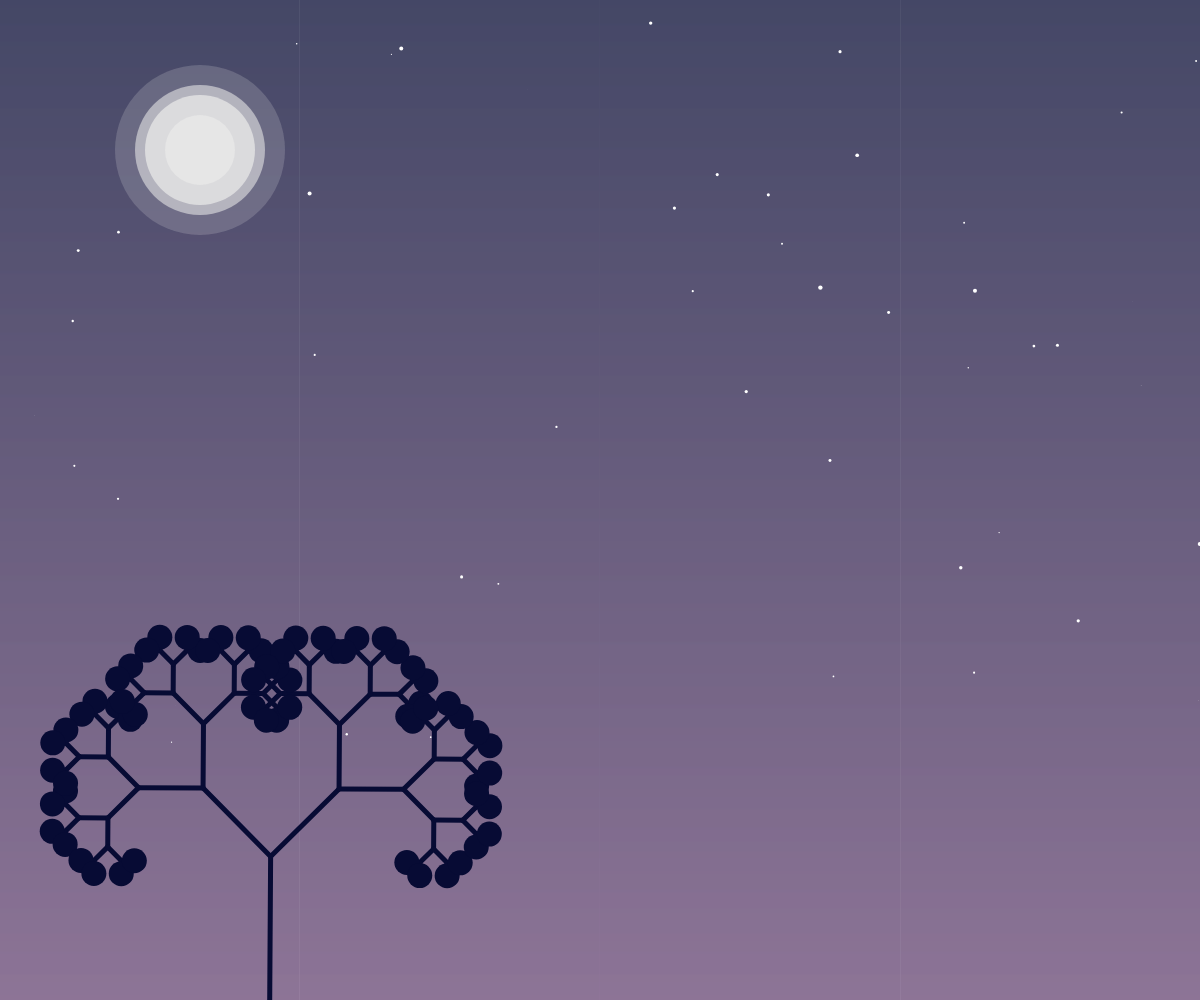
Frame 1 (no input)
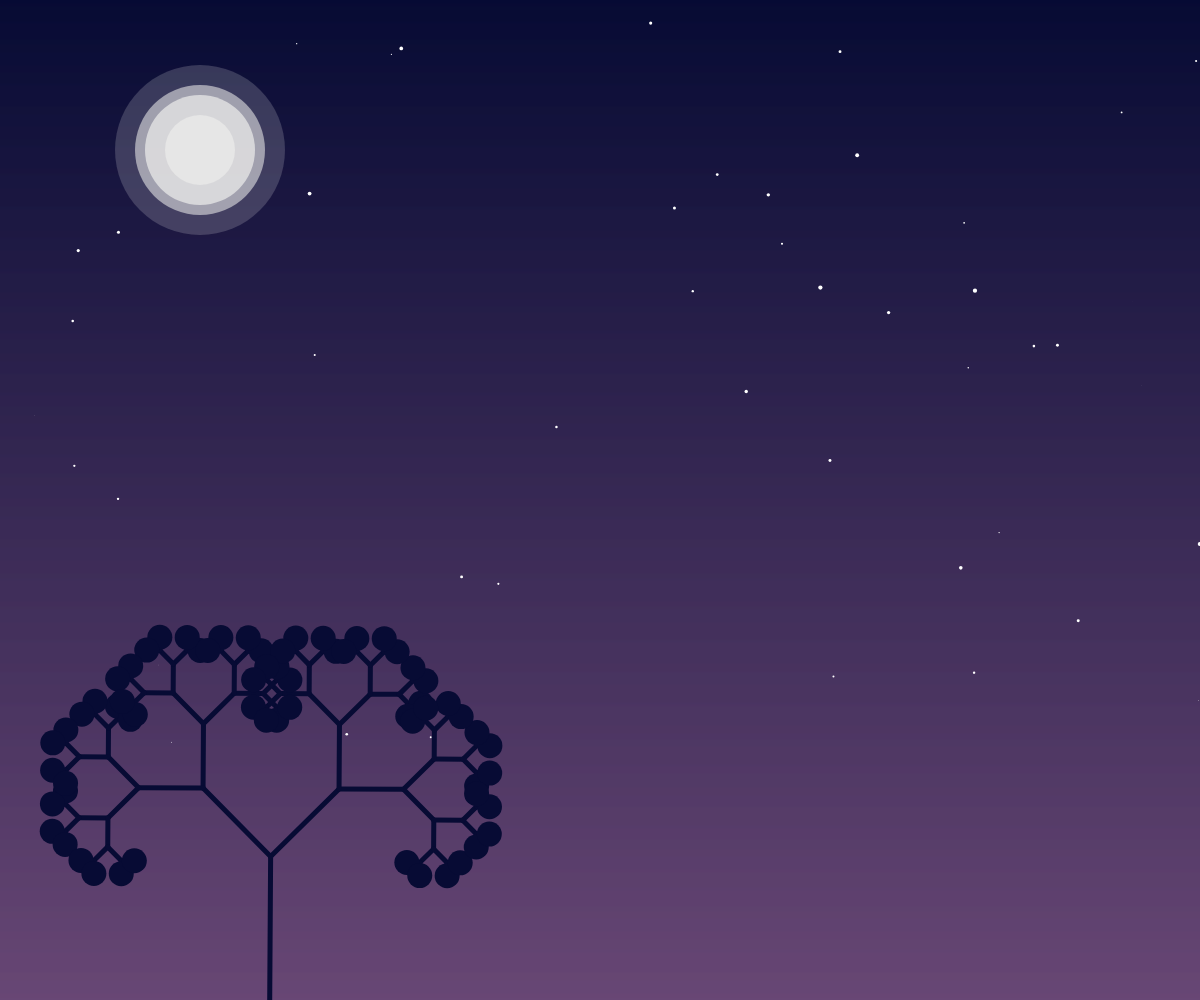
Frame 60 (no input)
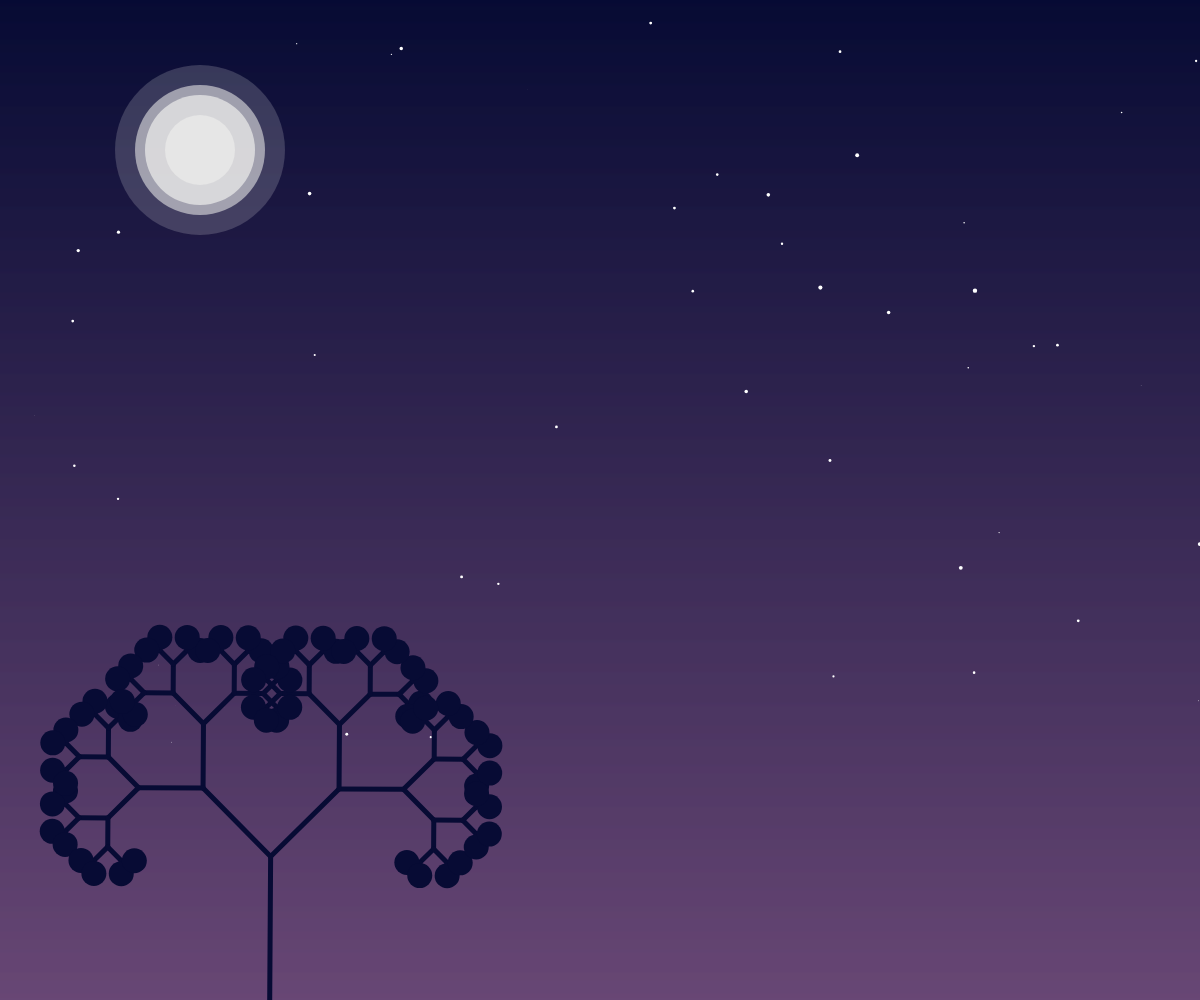
Frame 120 (the mouse pressed at the canvas centre since frame 60)

The p5.js sketch that drew these frames (run headless with seeded random() and noise() and a simulated clock; from frame 60 on, the mouse is pressed at the canvas centre):

// p5.js sketch
// ── sketch.js
//var leaves = [];
var counter = 0;

var leaves = [];

var starX = [];
var starY = [];
var stars = [];

forestSize = 5;


function setup() {

    createCanvas(windowWidth, windowHeight);



    initStars();

    //create tree array variables 
    for (let i = 0; i < forestSize; i++) {
        this['tree' + i] = [];
        //this['leaves' + i] = [];
    }

    for (let i = 0; i < forestSize; i++) {
        //createTree(i);
    }

    createTree(0);

}

function initStars() {
    for (let i = 0; i < 50; i++) {
        stars[i] = new Star();
    }

}


function createTree(num) {

    widthVal = random(1, width)

    if (widthVal > width / 2) {
        endRootVal = widthVal - (widthVal / random(1, 500));
    }
    else {
        endRootVal = widthVal + (widthVal / random(1, 500));
    }

    let a = createVector(widthVal, height);
    let b = createVector(endRootVal, height - random(40, 180));
    let root = new Branch(a, b);

    this['tree' + num][0] = root;

    let branchEnd = 6;
    for (let i = 0; i < branchEnd; i++) {

        for (let i = this['tree' + num].length - 1; i >= 0; i--) {
            if (!this['tree' + num][i].finished) {
                this['tree' + num].push(this['tree' + num][i].branchLeft());
                this['tree' + num].push(this['tree' + num][i].branchRight());
            }
            this['tree' + num][i].finished = true;
        }

        counter++;
        if (counter == branchEnd) {
            for (let i = 0; i < this['tree' + num].length; i++) {
                if (!this['tree' + num][i].finished) {
                    console.log("Does this even run");
                    let leaf = this['tree' + num][i].end.copy();
                    leaves.push(leaf);
                }
            }
        }
    }

}


function draw() {

    drawGradient();
    drawStars();

    for (let i = 0; i < forestSize; i++) {
        //drawTree(i);
    }

    drawTree(0);
}

function drawTree(num) {

    //Show Tree
    for (let i = 0; i < this['tree' + num].length; i++) {
        this['tree' + num][i].show();
    }

    //Show Leaves
    for (let i = 0; i < leaves.length; i++) {
        fill(7, 11, 52);
        noStroke();
        ellipse(leaves[i].x, leaves[i].y, 25, 25);
    }
}


function drawStars() {

    for (let i = 0; i < stars.length; i++) {
        stars[i].draw();
    }

    //moon
    noStroke();
    fill(230, 230, 230, 50);
    ellipse(200, 150, 170, 170);
    fill(230, 230, 230, 150);
    ellipse(200, 150, 130, 130);
    fill(230, 230, 230, 200);
    ellipse(200, 150, 110, 110);
    fill(230, 230, 230);
    ellipse(200, 150, 70, 70);
}

//draw Gradient
function drawGradient() {
    let color1 = color(7, 11, 52);  //top
    let color2 = color(133, 89, 136); //bottom
    setGradient(0, 0, windowWidth, windowHeight, color1, color2, "Y");

}

//Setting Gradient
function setGradient(x, y, w, h, c1, c2, axis) {
    noFill();
    if (axis == "Y") {  // Top to bottom gradient
        for (let i = y; i <= y + h; i++) {
            let inter = map(i, y, y + (h * 1.3), 0, 1);
            let c = lerpColor(c1, c2, inter);
            stroke(c);
            line(x, i, x + w, i);
        }
    }
}

// Stars //
class Star {
    constructor() {
        this.x = random(windowWidth);
        this.y = random(windowHeight - 250);
        this.size = random(0.25, 4);
        this.t = random(TAU);
    }

    draw() {
        this.t += 0.1;
        let scale = this.size + sin(this.t) * 0.8;
        noStroke();
        fill(255, 255, 255);

        ellipse(this.x, this.y, scale, scale);
    }
}

// ── Branch.js
//constructor function
function Branch(begin, end) {

    this.begin = begin;
    this.end = end;
    this.finished = false;

    this.show = function () {
        stroke(7, 11, 52);
        strokeWeight(5)
        line(this.begin.x, this.begin.y, this.end.x, this.end.y);
    }

    this.branchLeft = function () {
        var dir = p5.Vector.sub(this.end, this.begin);
        dir.rotate(PI / 4);
        dir.mult(0.67);
        var newEnd = p5.Vector.add(this.end, dir);
        var left = new Branch(this.end, newEnd);
        return left;
    }

    this.branchRight = function () {
        var dir = p5.Vector.sub(this.end, this.begin);
        dir.rotate(-PI / 4);
        dir.mult(0.67);

        var newEnd = p5.Vector.add(this.end, dir);

        var right = new Branch(this.end, newEnd);

        return right;
    }
}
